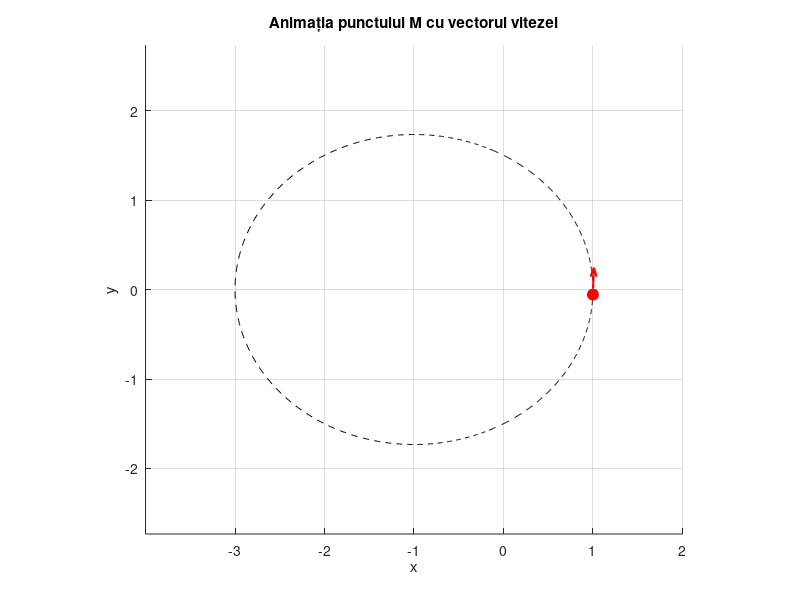

Source code (MATLAB):
% Date de testare
c = sqrt(3);                            % moment cinetic specific
u0 = 1;                                 % u(0) = 1/r0
du0 = 0;                                % u'(0)
theta_span = linspace(0, 2*pi, 1000);   % domeniu θ

% Ecuatia lui Binet: u'' + u = 2/3
odefun = @(theta, U) [U(2); (2/3) - U(1)];

% Rezolvare numerica
[theta, U] = ode45(odefun, theta_span, [u0, du0]);
u = U(:,1);
r = 1 ./ u;

% Coordonate carteziene
x = r .* cos(theta);
y = r .* sin(theta);

% Derivare numerica pentru vector viteza
dt = theta(2) - theta(1);
dx = gradient(x, dt);
dy = gradient(y, dt);

% Normalizare vectori viteza pentru afisare (optional: scala adaptata)
v_scale = 0.3;  % scara vectorilor
vx = v_scale * dx ./ sqrt(dx.^2 + dy.^2);
vy = v_scale * dy ./ sqrt(dx.^2 + dy.^2);

% === ANIMATIE ===
figure('Name', 'Traiectorie + Animatie cu Vector Viteza', 'NumberTitle', 'off');
hold on;
plot(x, y, 'k--');                     % traiectorie fundal
h_point = plot(x(1), y(1), 'ro', 'MarkerSize', 8, 'MarkerFaceColor', 'r');
h_vec = quiver(x(1), y(1), vx(1), vy(1), 0, 'r', 'LineWidth', 1.5);  % vector viteza

axis equal;
xlim([min(x)-1, max(x)+1]);
ylim([min(y)-1, max(y)+1]);
xlabel('x'); ylabel('y');
title('Animația punctului M cu vectorul vitezei');
grid on;

% Animatie propriu-zisa
for i = 1:10:length(theta)
    set(h_point, 'XData', x(i), 'YData', y(i));
    set(h_vec, 'XData', x(i), 'YData', y(i), 'UData', vx(i), 'VData', vy(i));
    pause(0.01);
end
